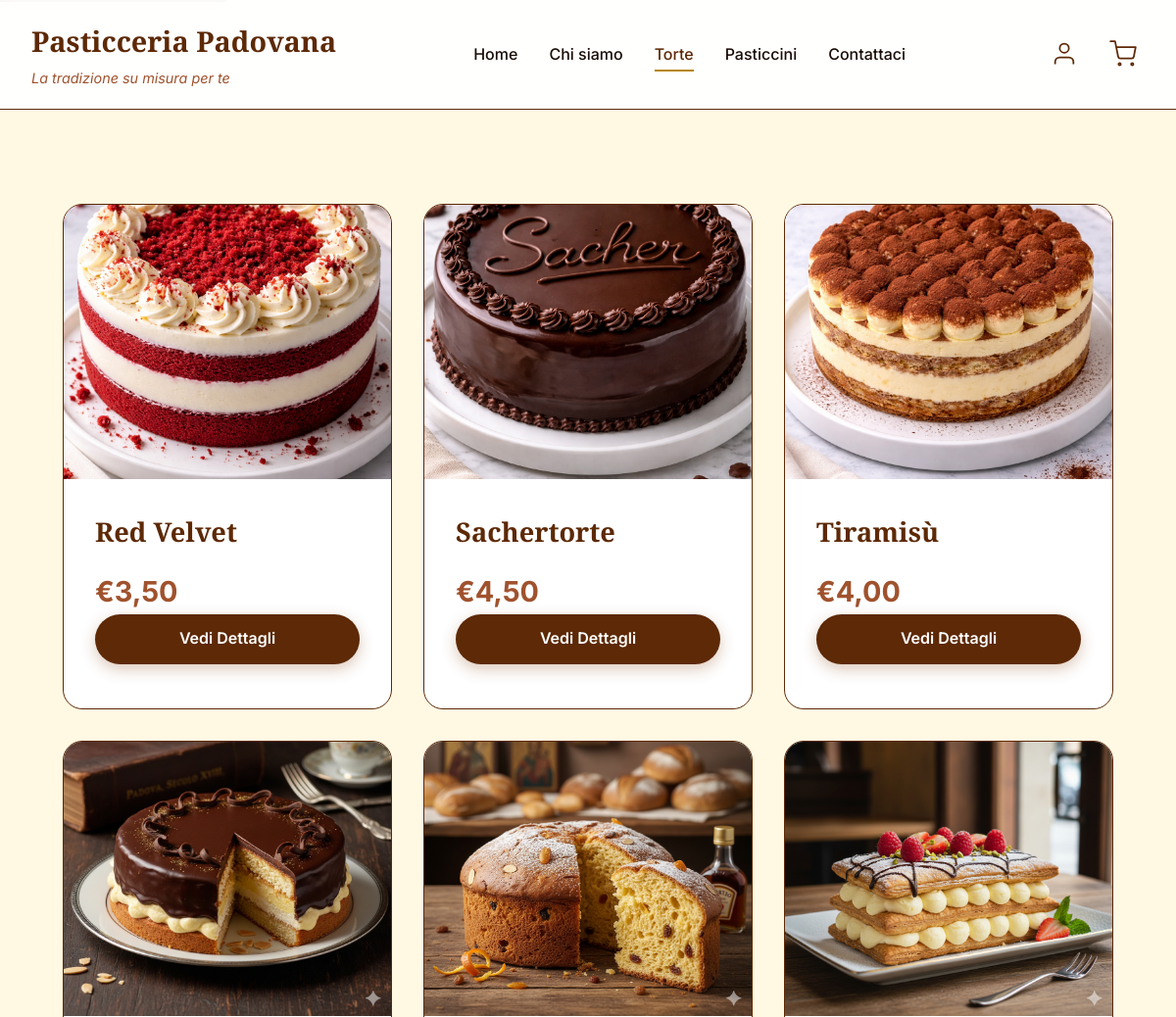
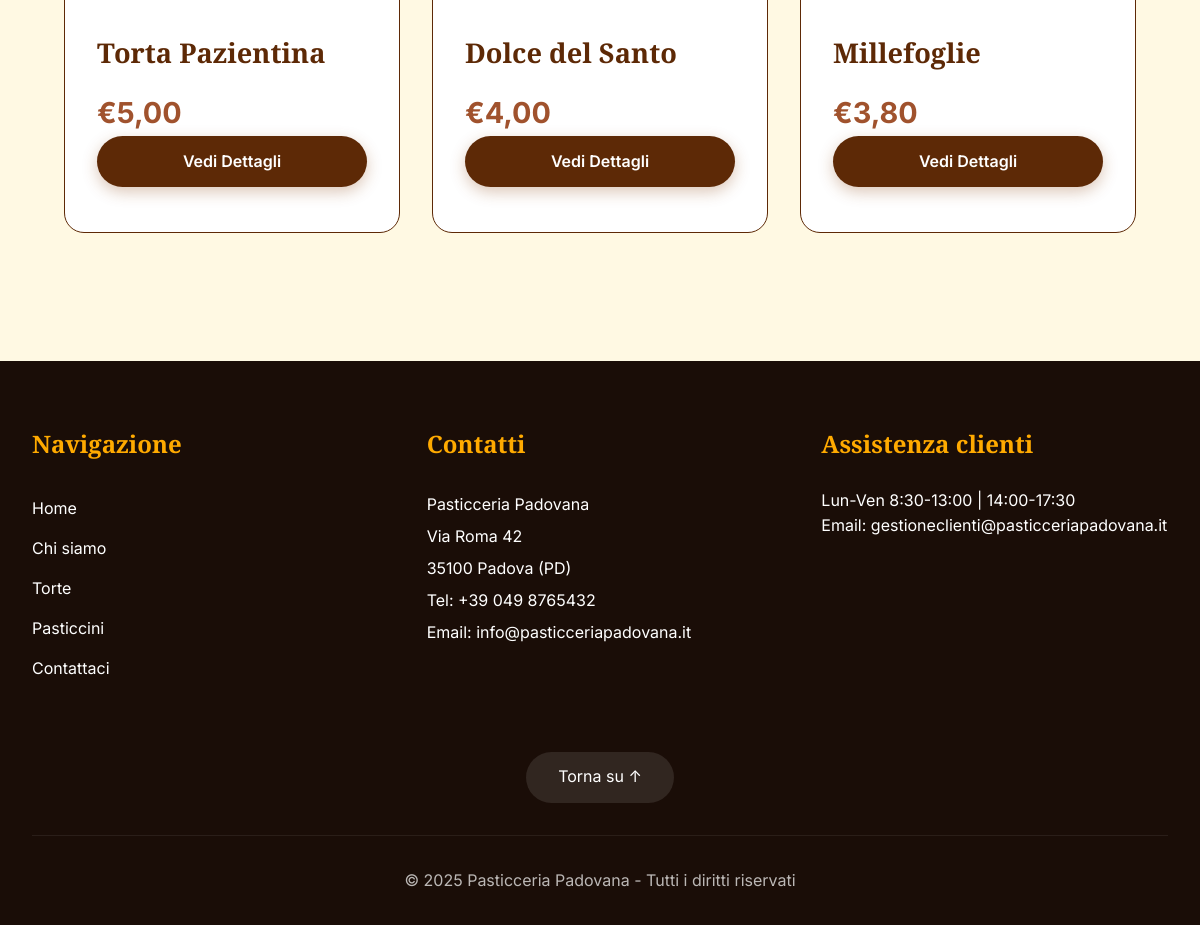
Screenshot of /torte with the database file from the repository (2 pictures, top to bottom).
### tables this page shows
CREATE TABLE item (
  id int NOT NULL AUTO_INCREMENT,
  tipo ENUM('torta', 'pasticcino') NOT NULL,     
  nome varchar(30) NOT NULL,
  descrizione varchar(1024),
  prezzo DECIMAL(10,2) NOT NULL,  
  immagine varchar(255),
  testo_alternativo varchar(255),
  attivo boolean NOT NULL DEFAULT TRUE,
  PRIMARY KEY(id)
);

### site/php/dbConnection.php (called while the page is built, shortened)
<?php
class DBAccess{
    private $connection;
    public function openDBConnection(){
        try {
            $host = getenv('MYSQLHOST')     ?: (defined('DB_HOST')     ? DB_HOST     : null);
            $user = getenv('MYSQLUSER')     ?: (defined('DB_USER')     ? DB_USER     : null);
            $pass = getenv('MYSQLPASSWORD') ?: (defined('DB_PASSWORD') ? DB_PASSWORD : null);
            $db   = getenv('MYSQLDATABASE') ?: (defined('DB_NAME')     ? DB_NAME     : null);
            $port = getenv('MYSQLPORT')     ?: (defined('DB_PORT')     ? DB_PORT     : 3306);
            $this->connection = mysqli_connect($host, $user, $pass, $db, (int)$port);
            $this->connection->set_charset("utf8mb4");
            return true;
        } catch (mysqli_sql_exception $e) {
            return false;
        }
    }
    public function getListOfActiveItems($tipo){
        $querySelect = "SELECT id, nome, prezzo, descrizione, immagine, testo_alternativo FROM item WHERE tipo=? AND attivo=TRUE";
        $stmt = mysqli_prepare($this->connection, $querySelect);
        mysqli_stmt_bind_param($stmt, "s", $tipo);
        mysqli_stmt_execute($stmt);
        $queryResult = mysqli_stmt_get_result($stmt);
        $itemsArray = array();
        if (mysqli_num_rows($queryResult) > 0){
            while ($row = mysqli_fetch_assoc($queryResult)){
                array_push($itemsArray, $row);
            }
            return $itemsArray;
        }
    }
}
?>

### site/php/torte-pasticcini.php (the view, shortened to what this page needs)
<?php
require_once "dbConnection.php";
$paginaHTML = file_get_contents( __DIR__ .'/../html/torte-pasticcini.html');
$db = new DBAccess();
$connessione = $db->openDBConnection();
$listaItem= "";
$tipo="";
$titolo="";
$LinkPagina="";
$NessunaDisponibilità="";
if ($page === 'torte'){
    $NessunaDisponibilità="nessuna torta disponibile";
	$tipo="torta";
    $titolo="Le nostre torte";
	$LinkPagina="<li id='currentLink'>Torte</li><li><a href=\"pasticcini\">Pasticcini</a></li>";
}else if ($page === 'pasticcini'){
	$tipo="pasticcino";
	$NessunaDisponibilità="nessun pasticcino disponibile";
    $titolo="I nostri pasticcini";
    $LinkPagina="<li><a href=\"torte\">Torte</a></li><li id='currentLink'>Pasticcini</li>";
}
if($connessione && empty($listaItem)){
    $Items = $db->getListOfActiveItems($tipo);
    if (!empty($Items)){
        $listaItem .= '<ul id="grigliaTorte" class="contenuto">';
        foreach($Items as $Item){
            $imgSrc = !empty($Item['immagine']) ? "site/img/" . $Item['immagine'] : "site/img/placeholder.jpeg";
            $altText = !empty($Item['testo_alternativo']) ? $Item['testo_alternativo'] : "Immagine non disponibile";
            $listaItem .="<li> <article class=\"cardTorta\">
                <a href=\"dettagli?ID=".urlencode($Item['id'])."\" style=\"text-decoration:none; color:inherit;\">
                   <img src=\"" . htmlspecialchars($imgSrc)
                   . "\" alt=\"" . htmlspecialchars($altText) . "\">
                    <div class=\"infoTorta\">
                        <h2>".htmlspecialchars($Item['nome'])."</h2>
                        <span class=\"prezzoTorta\">€".number_format($Item['prezzo'], 2, ',', '.')."</span>
                        <a class=\"pulsanteGenerico\">Vedi Dettagli</a>
                    </div>
                </a>
             </article> </li>";
        }
        $listaItem .= '</ul>';
    }else{
        $listaItem ="<p class='contenuto'>Al momento non abbiamo $NessunaDisponibilità, però se volete chiamarci siamo più che felici di ascoltare la vostra richiesta</p>";
    }
} else {
    http_response_code(500);
    include __DIR__ . '/500.php';
    exit;
}
$paginaHTML = str_replace("[grigliaItems]", $listaItem, $paginaHTML);
$paginaHTML = str_replace("[LinkPagina]", $LinkPagina, $paginaHTML);
$paginaHTML = str_replace("[titolo]", $titolo, $paginaHTML);
echo $paginaHTML;
?>

### site/css/print.css (style rules this page uses)
* { padding: 0em; margin: 0em; }
body { font-family: "Georgia", "Times New Roman", Times, serif; color: black; background: none; font-size: 12pt; line-height: 1.5; overflow-x: hidden; }
nav#menu, button, .back-to-top, .skip-link, .header-icons, #navigazione-footer { display: none; }
h1, h2, h3, h4, h5, h6 { color: black; }
h1 { font-size: 18pt; }
h2 { font-size: 16pt; }
a { text-decoration: none; color: black; }
a::after { content: " (" attr(href) ")"; font-size: 90%; }
#logo h1 { font-size: 20pt; color: black; }
#logo p { color: black; }
.header-content { max-width: 100%; padding: 1.2rem 2rem; display: block; }
header, .menu-toggle, .header-icons, nav, .skip-link, .back-to-top, footer, .cta-button { display: none !important; }
img, table, pre { page-break-inside: avoid; }
footer { background: none; color: black; }
.footer-content { max-width: 100%; page-break-inside: avoid; }
footer h2 { color: black; font-size: 16pt; }
footer a { color: black; }
#navigazione-footer a { display: inline-block; position: relative; }
#copyright { border-top: 1px solid black; opacity: 0.7; }

### rows the page displays
item: immagine (picture), nome "Red Velvet", prezzo "3,50"
item: immagine (picture), nome "Sachertorte", prezzo "4,50"
item: immagine (picture), nome "Tiramisù", prezzo "4,00"
item: immagine (picture), nome "Torta Pazientina", prezzo "5,00"
item: immagine (picture), nome "Dolce del Santo", prezzo "4,00"
item: immagine (picture), nome "Millefoglie", prezzo "3,80"
